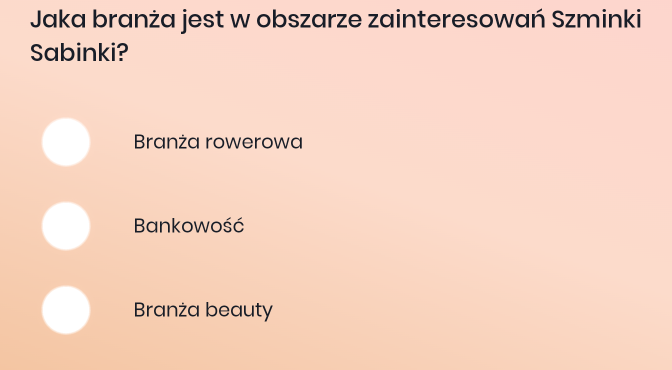
#> input picture image/last_ocr_crop.png, 1344 x 740 px (shown at 1/2 size)
$ python quiz_solver.py image/last_ocr_crop.png
#> lines starting #> are read from the running program, lines starting #| are printed output that depends on the picture; after the words box and inside, x2 and y2 are one past the last pixel; in counts of white or black regions, pixels touching at a corner belong together
#!/usr/bin/env python3
"""OCR pytań quizowych z pamięcią odpowiedzi w SQLite."""

import argparse
import os
import re
import sqlite3
import statistics
import sys
from difflib import SequenceMatcher

import cv2
import numpy as np
import pytesseract
import requests
from PIL import Image
from pytesseract import Output

DEFAULT_DB_PATH = "quiz.sqlite3"

DEFAULT_MODEL = "google/gemini-2.5-flash-lite"

OPENROUTER_URL = "https://openrouter.ai/api/v1/chat/completions"
OPENROUTER_API_KEY = os.environ.get("OPENROUTER_API_KEY", "")

TESSERACT_LANG = "pol"


# --------------------------------------------------------------------------
# 1-3. PREPROCESSING OBRAZU
# --------------------------------------------------------------------------

def load_image(path: str) -> np.ndarray:
    """Wczytuje obraz jako BGR (OpenCV)."""
    img = cv2.imread(path)
    if img is None:
        raise FileNotFoundError(f"Nie mogę wczytać obrazu: {path}")
    return img


# Referencyjny kadr ekranu 1344x2992.
REFERENCE_SCREEN_HEIGHT_PX = 2992
REFERENCE_CROP_TOP_PX = 1100
REFERENCE_CROP_BOTTOM_PX = 1840
DEFAULT_CROP_TOP_FRACTION = REFERENCE_CROP_TOP_PX / \
    REFERENCE_SCREEN_HEIGHT_PX  # ≈ 0.368


def crop_middle(img: np.ndarray, crop_top_px: int = None,
                crop_top_fraction: float = None,
                crop_bottom_px: int = REFERENCE_CROP_BOTTOM_PX):
    """Zwraca pas OCR i jego offset Y."""
    h = img.shape[0]

    if crop_top_px is not None:
        cut_from = int(crop_top_px)
    else:
        fraction = crop_top_fraction if crop_top_fraction is not None else DEFAULT_CROP_TOP_FRACTION
        cut_from = int(h * fraction)

    cut_from = max(0, min(cut_from, h - 1))
    cut_to = h if crop_bottom_px is None else int(crop_bottom_px)
    cut_to = max(cut_from + 1, min(cut_to, h))
    return img[cut_from:cut_to, :], cut_from


def remove_red_circles(img: np.ndarray) -> np.ndarray:
    """Usuwa czerwone zaznaczenia przed OCR."""
    hsv = cv2.cvtColor(img, cv2.COLOR_BGR2HSV)

    lower_red1 = np.array([0, 70, 50])
    upper_red1 = np.array([10, 255, 255])
    lower_red2 = np.array([170, 70, 50])
    upper_red2 = np.array([180, 255, 255])

    mask1 = cv2.inRange(hsv, lower_red1, upper_red1)
    mask2 = cv2.inRange(hsv, lower_red2, upper_red2)
    red_mask = cv2.bitwise_or(mask1, mask2)

    kernel = np.ones((5, 5), np.uint8)
    red_mask = cv2.dilate(red_mask, kernel, iterations=2)

    cleaned = cv2.inpaint(img, red_mask, 5, cv2.INPAINT_TELEA)
    return cleaned


OCR_UPSCALE_FACTOR = 2.0


def preprocess_for_ocr(img: np.ndarray) -> np.ndarray:
    """Skala szarości + powiększenie + threshold — poprawia jakość OCR."""
    gray = cv2.cvtColor(img, cv2.COLOR_BGR2GRAY)

    gray = cv2.resize(gray, None, fx=OCR_UPSCALE_FACTOR, fy=OCR_UPSCALE_FACTOR,
                      interpolation=cv2.INTER_CUBIC)

    blur = cv2.GaussianBlur(gray, (3, 3), 0)
    thresh = cv2.adaptiveThreshold(
        blur, 255, cv2.ADAPTIVE_THRESH_GAUSSIAN_C, cv2.THRESH_BINARY, 31, 11
    )
    return thresh


def prepare_image(path: str, debug: bool = False, crop_top_px: int = None,
                  crop_top_fraction: float = None,
                  cropped_output_path: str = None,
                  crop_bottom_px: int = REFERENCE_CROP_BOTTOM_PX):
    """Zwraca obraz środkowego pasa i jego offset Y względem pełnego ekranu."""
    img = load_image(path)
    img, crop_top_offset = crop_middle(
        img, crop_top_px=crop_top_px, crop_top_fraction=crop_top_fraction,
        crop_bottom_px=crop_bottom_px)
    img = remove_red_circles(img)

    if cropped_output_path:
        cv2.imwrite(cropped_output_path, img)
    processed = preprocess_for_ocr(img)

    if debug:
        debug_path = os.path.splitext(path)[0] + "_debug.png"
        cv2.imwrite(debug_path, processed)
        print(f"[debug] Zapisano podgląd po preprocessingu: {debug_path}")

    return processed, crop_top_offset


# [4 lines left out: function processed_y_to_screen_y, not called in this run]


# --------------------------------------------------------------------------
# 4. OCR
# --------------------------------------------------------------------------

def run_ocr(processed_img: np.ndarray) -> str:
    pil_img = Image.fromarray(processed_img)
    text = pytesseract.image_to_string(pil_img, lang=TESSERACT_LANG)
    return text


# --------------------------------------------------------------------------
# 5. NORMALIZACJA TEKSTU
# --------------------------------------------------------------------------

# [37 lines left out: functions fix_common_polish_ocr_errors, normalize_text, not called in this run]


# Szum interfejsu.
HEADER_NOISE_PATTERNS = [
    re.compile(r"pozosta.y\s*czas", re.IGNORECASE),
    re.compile(r"^\s*pytanie\s*\d+\s*$", re.IGNORECASE),
    re.compile(r"^\s*\d+\s*/\s*\d+\s*$"),  # np. samotne "1/5"
]


def is_header_noise(line: str) -> bool:
    return any(p.search(line) for p in HEADER_NOISE_PATTERNS)


# --------------------------------------------------------------------------
# 6. PARSOWANIE PYTANIA I ODPOWIEDZI
# --------------------------------------------------------------------------

# Rozpoznajemy opcje w formatach: "A)", "A.", "A:", "1)", "1.", "1:"
OPTION_LINE_RE = re.compile(r"^\s*([A-Da-d1-4])[\.\)\:]\s*(.+)$")


# [100 lines left out: functions parse_question_and_options, get_ocr_lines, cluster_lines_into_blocks, not called in this run]


EXPECTED_OPTIONS = 3

# Podpisy przycisków ignorowane przez OCR.
NOISE_BUTTON_TEXTS = {
    "ok", "dalej", "next", "zatwierdz", "wyslij", "kontynuuj",
    "gotowe", "zamknij", "rozumiem", "akceptuje", "akceptuję",
}


def _is_noise_button_block(text: str) -> bool:
    return _normalize_for_compare(text) in NOISE_BUTTON_TEXTS


# [52 lines left out: functions enforce_exact_option_count, parse_question_and_options_by_layout, not called in this run]


# Etykieta OCR na początku opcji.
_LEADING_LABEL_RE = re.compile(r"^\s*[A-Da-d1-4][\.\)\:]\s*")


# [163 lines left out: functions locate_option_bounds, init_db, get_question_id, save_question, get_saved_answers, save_answer and 2 more, not called in this run]


_ANSWER_PREFIX_RE = re.compile(r"^\s*(?:[A-Da-d]|[1-4])[\.\)\:]\s*")


def clean_answer_for_storage(answer_text: str) -> str:
    """Usuwa numer/literę opcji, aby baza przechowywała wyłącznie jej treść."""
    return _ANSWER_PREFIX_RE.sub("", answer_text).strip()


# [140 lines left out: functions answer_match_percent, select_best_saved_answer, match_answer_to_option, solve_quiz_from_image, not called in this run]


# --------------------------------------------------------------------------
# GŁÓWNY PRZEPŁYW
# --------------------------------------------------------------------------

def main():
    parser = argparse.ArgumentParser(
        description="OCR quizu + baza SQLite + OpenRouter LLM")
    parser.add_argument("image", help="Ścieżka do zdjęcia ekranu z pytaniem")
    parser.add_argument("--db", default=DEFAULT_DB_PATH,
                        help="Ścieżka do bazy SQLite")
    parser.add_argument("--model", default=DEFAULT_MODEL,
                        help="Model OpenRouter do użycia")
    parser.add_argument("--debug", action="store_true",
                        help="Zapisz podgląd obrazu po preprocessingu")
    parser.add_argument(
        "--gap-multiplier",
        type=float,
        default=0.6,
        help="Czułość grupowania linii w opcje bez etykiet (mniejsza wartość = łatwiej rozdziela bloki)",
    )
    parser.add_argument(
        "--crop-top-px", type=int, default=None,
        help="Sztywne cięcie góry zrzutu w pikselach (np. 1100), żeby ominąć "
             "graficzny nagłówek 'Pytanie N', który OCR czyta jako śmieci.",
    )
    parser.add_argument(
        "--crop-top-fraction", type=float, default=None,
        help="Cięcie góry zrzutu jako proporcja wysokości (0-1); używane, gdy "
             "nie podano --crop-top-px. Domyślnie ok. 0.368 (odpowiada 1100px "
             "na zrzucie 1344x2992).",
    )
    parser.add_argument(
        "--crop-bottom-px", type=int, default=REFERENCE_CROP_BOTTOM_PX,
        help="Dolna granica pasa OCR w pikselach pełnego zrzutu (domyślnie 1840).",
    )
    args = parser.parse_args()

    # 1-4. Obraz -> OCR
    processed, crop_top_offset = prepare_image(
        args.image, debug=args.debug,
        crop_top_px=args.crop_top_px,
        crop_top_fraction=args.crop_top_fraction,
        crop_bottom_px=args.crop_bottom_px,
    )
#> in load_image, img is the input picture: shape (740, 1344, 3); mean B, G, R 193.3, 210.5, 245.4
#> in prepare_image, `img, crop_top_offset = crop_middle( img, crop_top_px=crop_top_px, crop..`:
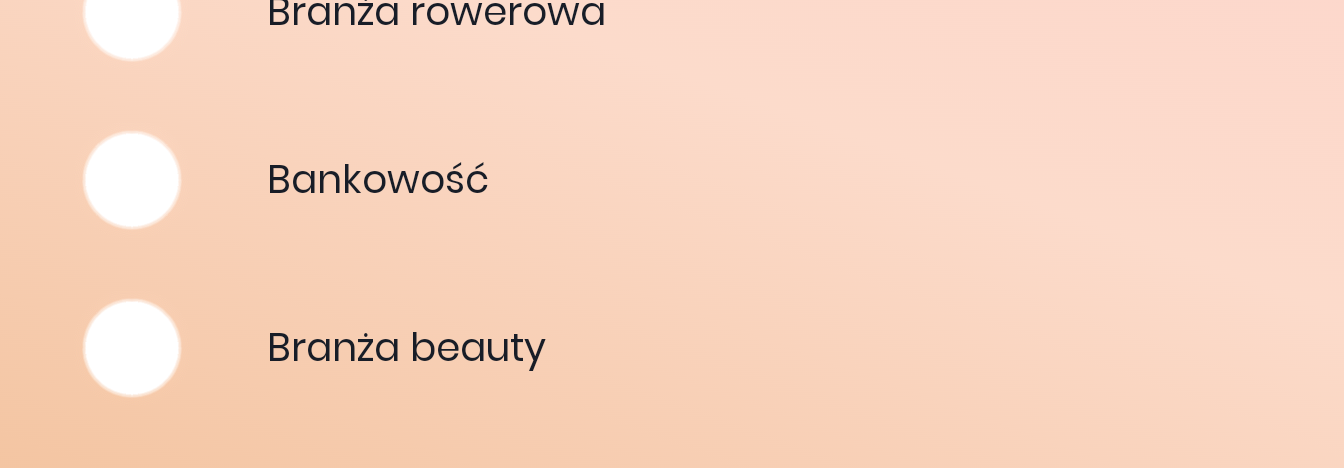
#> img: shape (468, 1344, 3); mean B, G, R 191.7, 211.9, 247.4
#> in prepare_image, `img, crop_top_offset = crop_middle( img, crop_top_px=crop_top_px, crop..`: crop_top_offset = 272
#> in remove_red_circles, `hsv = cv2.cvtColor(img, cv2.COLOR_BGR2HSV)`: hsv: shape (468, 1344, 3); mean H, S, V 11.4, 58, 247.6
#> in remove_red_circles, `mask1 = cv2.inRange(hsv, lower_red1, upper_red1)`: mask1: shape (468, 1344); every value is 0
#> in preprocess_for_ocr, `gray = cv2.cvtColor(img, cv2.COLOR_BGR2GRAY)`:
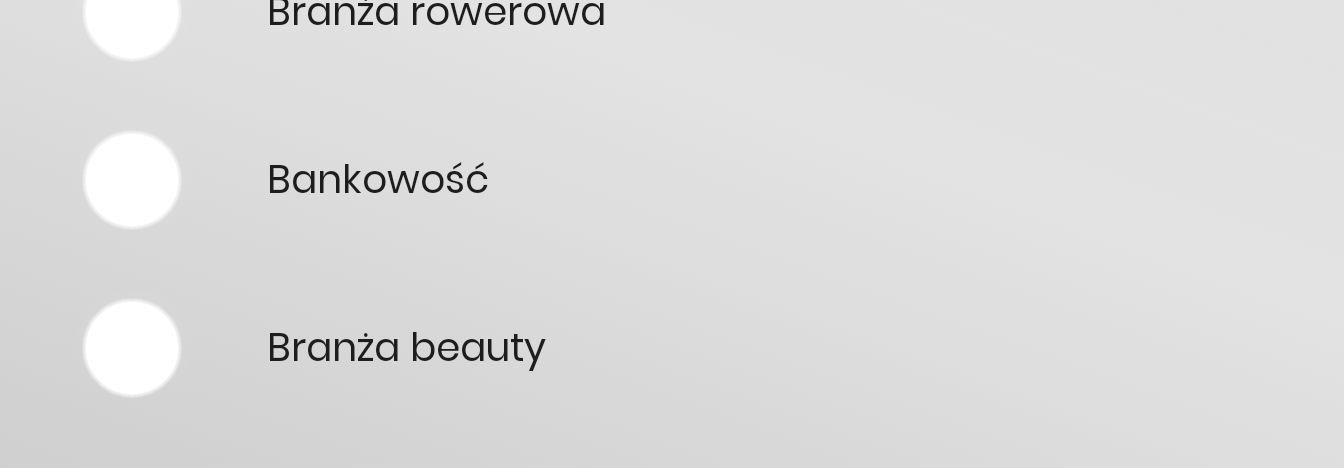
#> gray: shape (468, 1344); min 29, max 255, mean 220.1
#> in preprocess_for_ocr, `thresh = cv2.adaptiveThreshold( blur, 255, cv2.ADAPTIVE_THRESH_GAUSSIA..`:
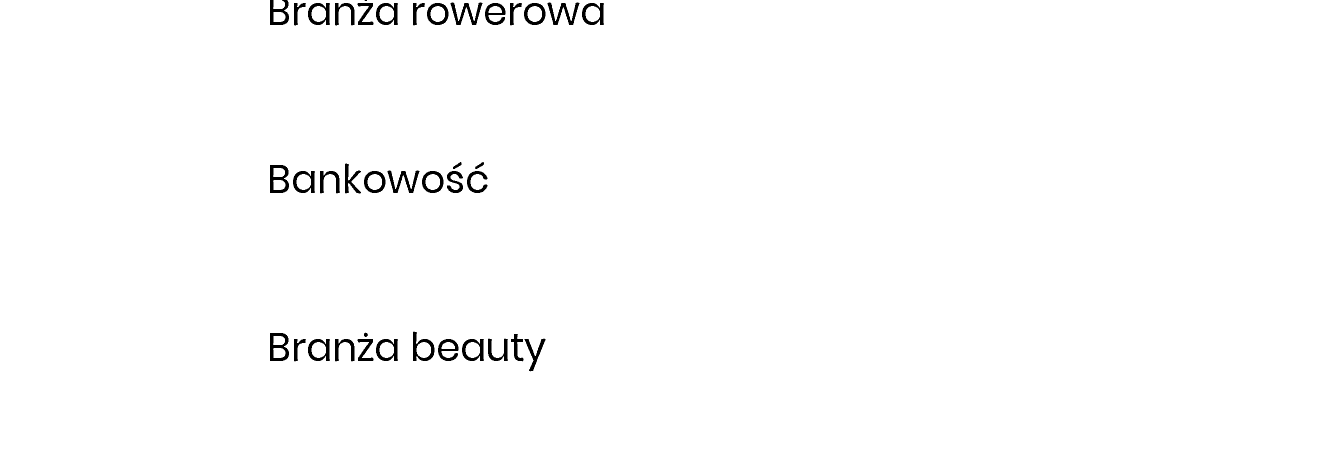
#> thresh: shape (936, 2688) (shown at 1/2 size); 98.9% white; 39 black regions (1 under 20 px), largest, box (x1, y1, x2, y2) and area: (540, 330, 578, 386) 1120, (540, 666, 578, 722) 1118, (901, 5, 965, 50) 1037
#> crop_top_offset = 272
    pil_processed = Image.fromarray(processed)
    raw_text = run_ocr(processed)

    # 5. Normalizacja
    clean_text = normalize_text(raw_text)
    print("----- Tekst po OCR i normalizacji -----")
    print(clean_text)
    print("----------------------------------------")

    # 6. Parsowanie — najpierw próba z jawnymi etykietami (A)/B)/1./2. itd.),
    # a jeśli quiz ich nie ma (typowe dla przycisków bez numeracji),
    # przechodzimy na parsowanie oparte na układzie (odstępach pionowych).
    question, options = parse_question_and_options(clean_text)
    used_layout_parser = False

    if not question or not options or len(options) < EXPECTED_OPTIONS:
        question, options = parse_question_and_options_by_layout(
            pil_processed, gap_multiplier=args.gap_multiplier
        )
        used_layout_parser = True

    question, options = enforce_exact_option_count(question, options)

    if not question or not options:
        print("Nie udało się wyodrębnić pytania i/lub opcji odpowiedzi z obrazu.")
        print(f"Pytanie: {question!r}")
        print(f"Opcje: {options!r}")
        print(
            "Wskazówka: spróbuj dostroić --gap-multiplier (np. 0.4 albo 0.8) "
            "albo sprawdź podgląd z --debug."
        )
        sys.exit(1)

    if used_layout_parser:
        print("(Użyto parsera opartego na układzie — quiz bez etykiet opcji.)")

    print(f"\nRozpoznane pytanie: {question}")
    print("Rozpoznane opcje:")
    for label, text in options:
        print(f"  {label}) {text}")

    # 7. Baza
    conn = init_db(args.db)
    question_id = get_question_id(conn, question)

    if question_id is None:
        print("\nPytania nie ma jeszcze w bazie — dodaję.")
        question_id = save_question(conn, question)
    else:
        print("\nPytanie już istnieje w bazie.")

    saved_answers = get_saved_answers(conn, question_id)

    if saved_answers:
        print(
            f"Znaleziono {len(saved_answers)} zapisaną/zapisane odpowiedź(zi) w bazie:")
        for (ans_text,) in saved_answers:
            print(f"  - {ans_text}")
        # Wybieramy wpis najbardziej podobny do bieżących opcji (kolejność
        # odpowiedzi na ekranie może się zmieniać między podejściami).
        chosen_answer_text = select_best_saved_answer(saved_answers, options)[0]
    else:
        # 8. Brak odpowiedzi w bazie -> pytamy LLM
        print("\nBrak zapisanej odpowiedzi — pytam model przez OpenRouter...")
        chosen_answer_text = ask_llm(question, options, model=args.model)
        print(f"Odpowiedź modelu: {chosen_answer_text}")
        chosen_answer_text = clean_answer_for_storage(chosen_answer_text)
        save_answer(conn, question_id, chosen_answer_text)

    # 9. Dopasowanie do numeru opcji
    idx, label, opt_text, match_percent = match_answer_to_option(
        chosen_answer_text, options)

    print("\n========== WYNIK ==========")
    if idx is not None:
        print(
            f"Poprawna odpowiedź to opcja nr {idx} ({label}): {opt_text} "
            f"(dopasowanie {match_percent:.1f}%)"
        )

        option_bounds = locate_option_bounds(
            pil_processed, options, gap_multiplier=args.gap_multiplier)
        chosen_bounds = (
            option_bounds[idx - 1] if idx - 1 < len(option_bounds) else None
        )
        if chosen_bounds:
            top, bottom = chosen_bounds
            answer_y = processed_y_to_screen_y(
                (top + bottom) / 2, crop_top_offset)
            print(f"Pozycja Y na zrzucie ekranu: {answer_y}")
        else:
            print(
                "[uwaga] Nie udało się zlokalizować bounding boxa tej opcji.")
    else:
        print("Nie udało się jednoznacznie dopasować odpowiedzi do żadnej z opcji.")
        print(f"Surowa odpowiedź: {chosen_answer_text}")

    conn.close()


if __name__ == "__main__":
    main()
#> (the call stopped at in run_ocr, `text = pytesseract.image_to_string(pil_img, lang=TESSERACT_LANG)`: pytesseract is not available in this run)
